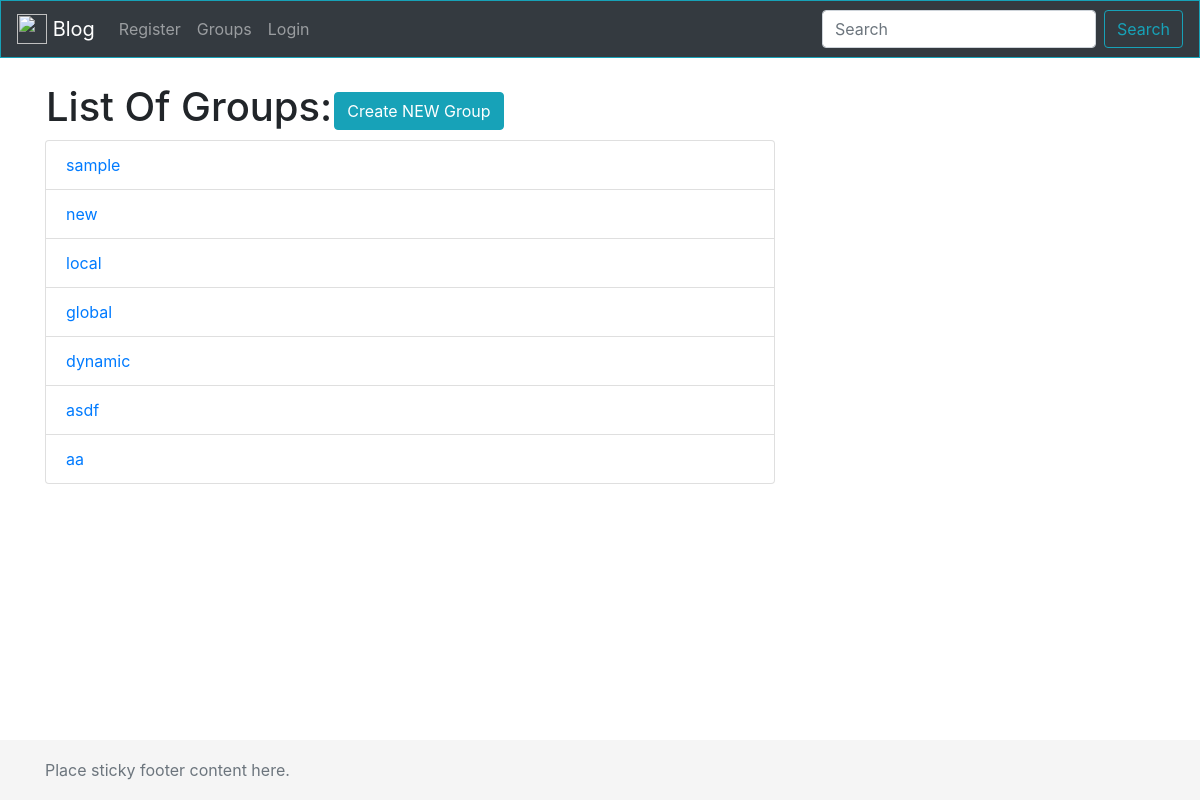
Page /groups/ on the earlier database version.
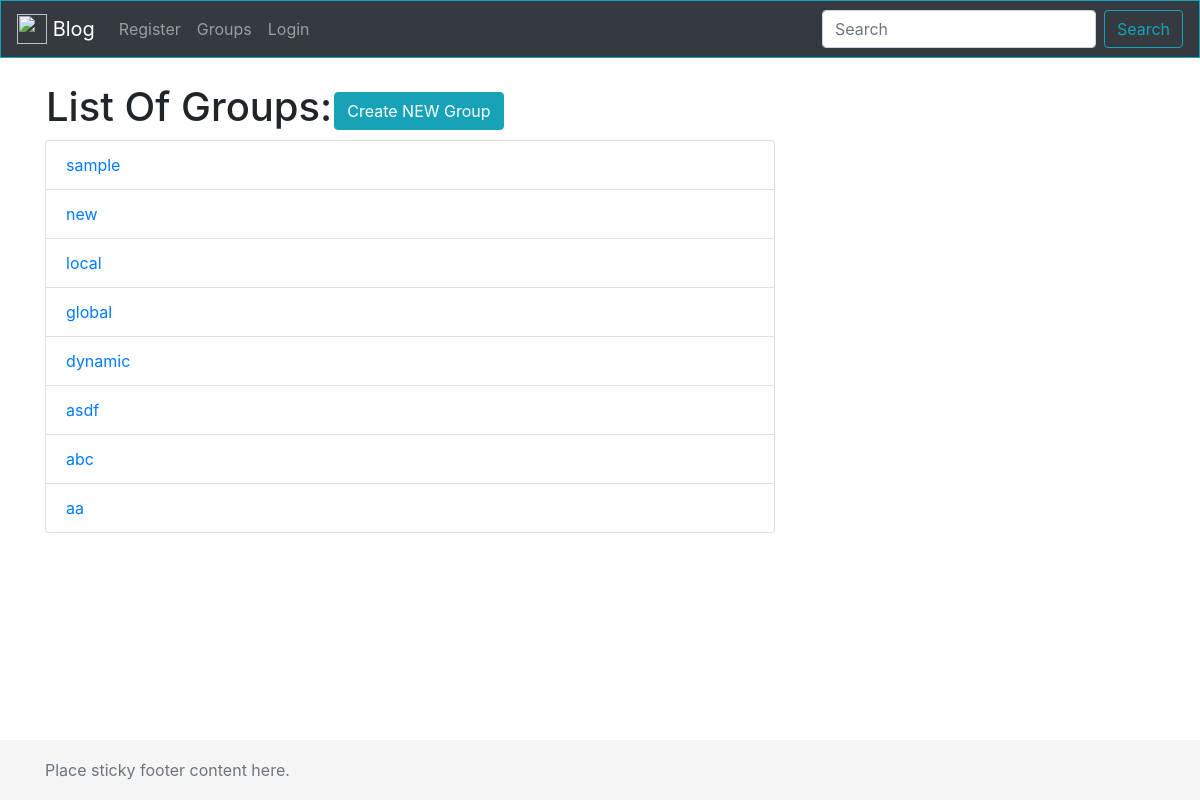
Same page on the later database version.
### groups/models.py (models this page shows, shortened)
class Com(models.Model):
	name = models.CharField(max_length = 100, primary_key=True)

### groups/views.py (the view)
# urls.py: path('groups/',GroupListView.as_view() , name = 'groups'),
class GroupListView(ListView):
	model = Com
	template_name = 'groups/groups.html'
	context_object_name = 'group'
	ordering = ['-name']

### templates/groups/groups.html (shortened to what this page needs)
{% extends "post/header.html"%} {% block content %}
<table>
    <tr>
        <td>
            <h1> List Of Groups:</h1>
        </td>
        <td>
            <a type="button" href="{%url 'group-create'%}" class="btn btn-info">Create NEW Group</a>
        </td>
    </tr>
</table>
<ul class="list-group">
    {% for g in group %}
    <a href="{% url 'groups' %}{{ g.name }}" class="list-group-item">{{ g.name }}</a> {% endfor %}
</ul>
{% endblock content %}

Differences in the rows shown:
added Com: name "abc"
